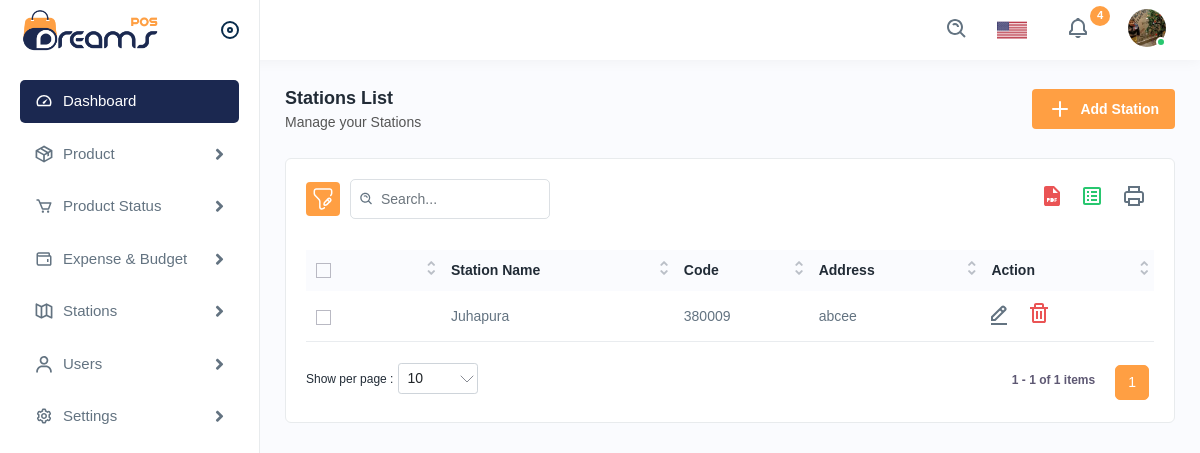
/stationlist, run on an earlier commit of the app's database.
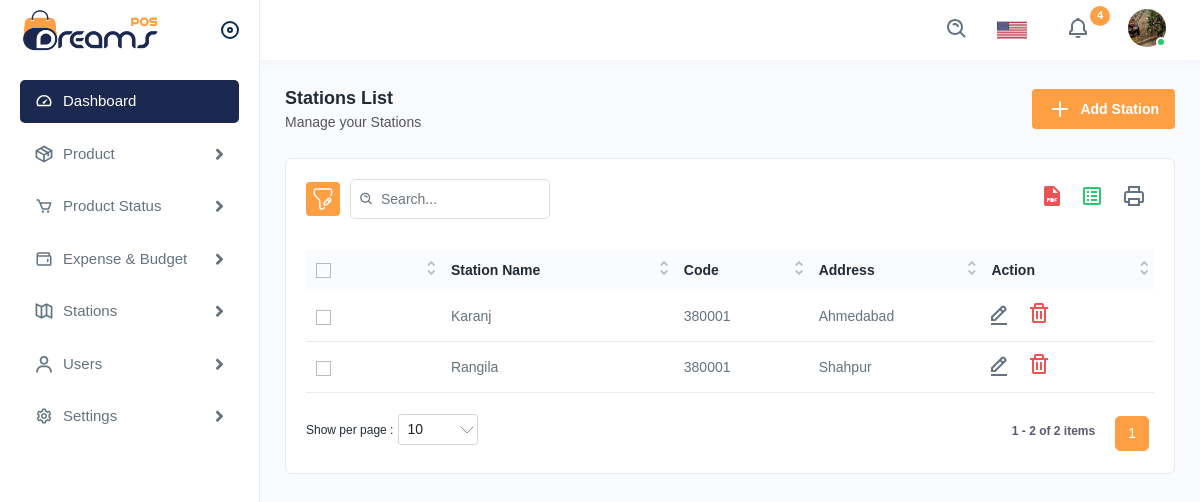
And on a later commit of the database.
### app/models.py (models this page shows, shortened)
class stationDetails(models.Model):
    station_id = models.IntegerField(primary_key=True)
    station_name = models.CharField(max_length=255)
    station_code = models.CharField(max_length=255)
    station_address = models.CharField(max_length=255)

### app/views.py (the view)
# urls.py: path('stationlist',views.stationlist, name='stationlist'),
def stationlist(request):
    station_id = stationDetails.objects.all()
    con = {"station_id":station_id}
    return render(request,'stationlist.html',con)

### templates/stationlist.html (shortened to what the changed rows need)
{% extends 'navbar.html' %}
{% load static %}
{% block body %}
<div class="main-wrapper">
    <div class="page-wrapper">
        <div class="content">
            <div class="card">
                <div class="card-body">
                    <div class="table-top">
                        <div class="search-set">
                        </div>
                        <div class="wordset">
                        </div>
                    </div>
                    <div class="table-responsive">
                        <table class="table  datanew">
                            <thead>
                                <tr>
                                    <th>
                                        <label class="checkboxs">
                                            <span class="checkmarks"></span>
                                        </label>
                                    </th>
                                    <th>Station Name</th>
                                    <th>Code</th>
                                    <th>Address</th>
                                    <th>Action</th>
                                </tr>
                            </thead>
                            <tbody>
                                {% for i in station_id %}
                                <tr>
                                    <td>
                                        <label class="checkboxs">
                                            <span class="checkmarks"></span>
                                        </label>
                                    </td>
                                    <td>{{i.station_name}}</td>
                                    <td>{{i.station_code}} </td>
                                    <td>{{i.station_address}} </td>
                                    <td>
                                        <a class="me-3" href="{% url 'editstation' i.station_id %}">
                                            <img src="{% static 'assets/img/icons/edit.svg' %}" alt="img">
                                        </a>
                                        <a class="me-3" href="{% url 'deletestation' i.station_id %}">
                                            <img src="{% static 'assets/img/icons/delete.svg' %}" alt="img">
                                        </a>
                                    </td>
                                </tr>
                                {% endfor %}
                            </tbody>
                        </table>
                    </div>
                </div>
            </div>
        </div>
    </div>
</div>
{% endblock %}

What changed in the data, as far as the page shows it:
changed stationDetails: station_name "Juhapura" → "Karanj"; station_code "380009" → "380001"; station_address "abcee" → "Ahmedabad"
added stationDetails: station_name "Rangila", station_code "380001", station_address "Shahpur"
Also different on the page:
text written by a page script: "1 1 - 1 of 1 items" → "1 1 - 2 of 2 items"
